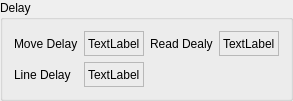
    <widget class="QGroupBox" name="groupBox">
     <property name="title">
      <string>Delay</string>
     </property>
     <layout class="QGridLayout" name="gridLayout_2">
      <item row="2" column="0">
       <widget class="QLabel" name="label_3">
        <property name="sizePolicy">
         <sizepolicy hsizetype="Preferred" vsizetype="Fixed">
          <horstretch>0</horstretch>
          <verstretch>0</verstretch>
         </sizepolicy>
        </property>
        <property name="minimumSize">
         <size>
          <width>0</width>
          <height>25</height>
         </size>
        </property>
        <property name="maximumSize">
         <size>
          <width>16777215</width>
          <height>25</height>
         </size>
        </property>
        <property name="text">
         <string>Line Delay</string>
        </property>
       </widget>
      </item>
      <item row="0" column="1">
       <widget class="QLabel" name="label_17">
        <property name="sizePolicy">
         <sizepolicy hsizetype="Preferred" vsizetype="Fixed">
          <horstretch>0</horstretch>
          <verstretch>0</verstretch>
         </sizepolicy>
        </property>
        <property name="minimumSize">
         <size>
          <width>0</width>
          <height>25</height>
         </size>
        </property>
        <property name="maximumSize">
         <size>
          <width>16777215</width>
          <height>25</height>
         </size>
        </property>
        <property name="frameShape">
         <enum>QFrame::StyledPanel</enum>
        </property>
        <property name="text">
         <string>TextLabel</string>
        </property>
       </widget>
      </item>
      <item row="0" column="3">
       <widget class="QLabel" name="label_18">
        <property name="sizePolicy">
         <sizepolicy hsizetype="Preferred" vsizetype="Fixed">
          <horstretch>0</horstretch>
          <verstretch>0</verstretch>
         </sizepolicy>
        </property>
        <property name="minimumSize">
         <size>
          <width>0</width>
          <height>25</height>
         </size>
        </property>
        <property name="maximumSize">
         <size>
          <width>16777215</width>
          <height>25</height>
         </size>
        </property>
        <property name="frameShape">
         <enum>QFrame::StyledPanel</enum>
        </property>
        <property name="text">
         <string>TextLabel</string>
        </property>
       </widget>
      </item>
      <item row="0" column="0">
       <widget class="QLabel" name="label">
        <property name="sizePolicy">
         <sizepolicy hsizetype="Preferred" vsizetype="Fixed">
          <horstretch>0</horstretch>
          <verstretch>0</verstretch>
         </sizepolicy>
        </property>
        <property name="minimumSize">
         <size>
          <width>0</width>
          <height>25</height>
         </size>
        </property>
        <property name="maximumSize">
         <size>
          <width>16777215</width>
          <height>25</height>
         </size>
        </property>
        <property name="text">
         <string>Move Delay</string>
        </property>
       </widget>
      </item>
      <item row="2" column="1">
       <widget class="QLabel" name="label_19">
        <property name="sizePolicy">
         <sizepolicy hsizetype="Preferred" vsizetype="Fixed">
          <horstretch>0</horstretch>
          <verstretch>0</verstretch>
         </sizepolicy>
        </property>
        <property name="minimumSize">
         <size>
          <width>0</width>
          <height>25</height>
         </size>
        </property>
        <property name="maximumSize">
         <size>
          <width>16777215</width>
          <height>25</height>
         </size>
        </property>
        <property name="frameShape">
         <enum>QFrame::StyledPanel</enum>
        </property>
        <property name="text">
         <string>TextLabel</string>
        </property>
       </widget>
      </item>
      <item row="0" column="2">
       <widget class="QLabel" name="label_2">
        <property name="sizePolicy">
         <sizepolicy hsizetype="Preferred" vsizetype="Fixed">
          <horstretch>0</horstretch>
          <verstretch>0</verstretch>
         </sizepolicy>
        </property>
        <property name="minimumSize">
         <size>
          <width>0</width>
          <height>25</height>
         </size>
        </property>
        <property name="maximumSize">
         <size>
          <width>16777215</width>
          <height>25</height>
         </size>
        </property>
        <property name="text">
         <string>Read Dealy</string>
        </property>
       </widget>
      </item>
     </layout>
    </widget>
